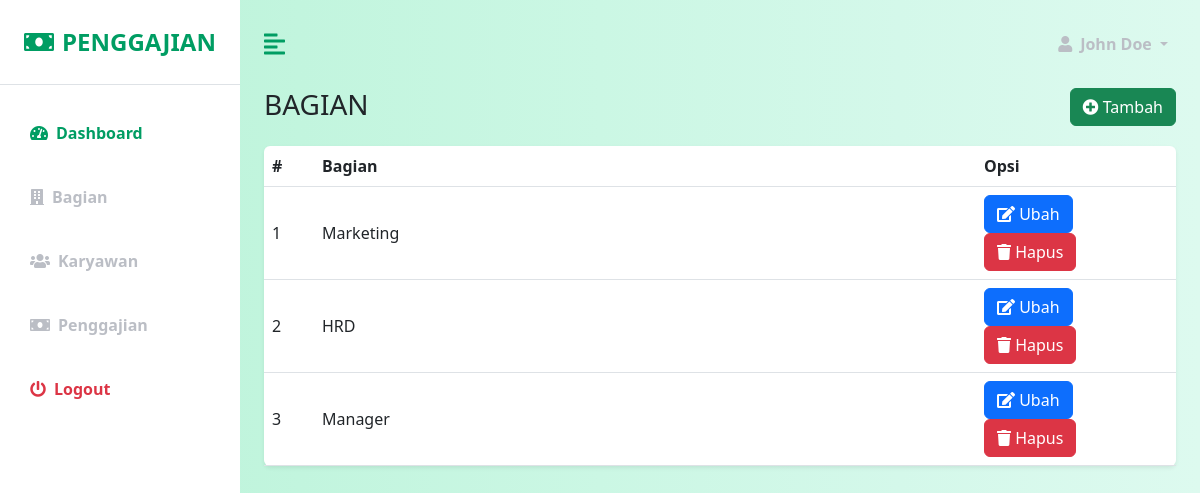
The page /?page=bagian on the database its author committed.
### tables this page shows
CREATE TABLE `bagian` (
  `id` int(11) NOT NULL,
  `nama` varchar(255) NOT NULL
);

### pages/bagian/bagian.php (the view, shortened to what this page needs)
<?php
include "database/connection.php";
?>
<div class="row">
    <div class="col">
        <h3>BAGIAN</h3>
    </div>
    <div class="col">
        <a href="?page=bagiantambah" class="btn btn-success float-end">
            <i class="fa fa-plus-circle"></i>
            Tambah
        </a>
    </div>
</div>
<div class="row mt-3">
    <div class="col">
        <?php
        $selectSQL = "SELECT * FROM bagian";
        $result = mysqli_query($connection, $selectSQL);
        ?>
        <table class="table bg-white rounded shadow-sm  table-hover">
            <thead>
                <tr>
                    <th scope="col" width="50">#</th>
                    <th scope="col">Bagian</th>
                    <th scope="col" width="200">Opsi</th>
                </tr>
            </thead>
            <tbody>
                <?php
                $no = 1;
                while ($row = mysqli_fetch_assoc($result)) {
                ?>
                    <tr class="align-middle">
                        <td>
                            <?php echo $no++ ?>
                        </td>
                        <td>
                            <?php echo $row["nama"] ?>
                        </td>
                        <td>
                            <a href="?page=bagianubah&id=<?php echo $row["id"] ?>" class="btn btn-primary">
                                <i class="fa fa-edit"></i>
                                Ubah
                            </a>
                            <a href="?page=bagianhapus&id=<?php echo $row["id"] ?>" onclick="javascript: return confirm('Kofirmasi Data Akan Dihapus?');" class="btn btn-danger">
                                <i class="fa fa-trash"></i>
                                Hapus
                            </a>
                        </td>
                    </tr>
                <?php
                }
                ?>
            </tbody>
        </table>
    </div>
</div>

### css/custom.css (style rules this page uses)
:root { --main-bg-color: #009d63; --main-text-color: #009d63; --second-text-color: #bbbec5; --second-bg-color: #c1efde; }

### rows shown on the page
bagian: nama "Marketing"
bagian: nama "HRD"
bagian: nama "Manager"
